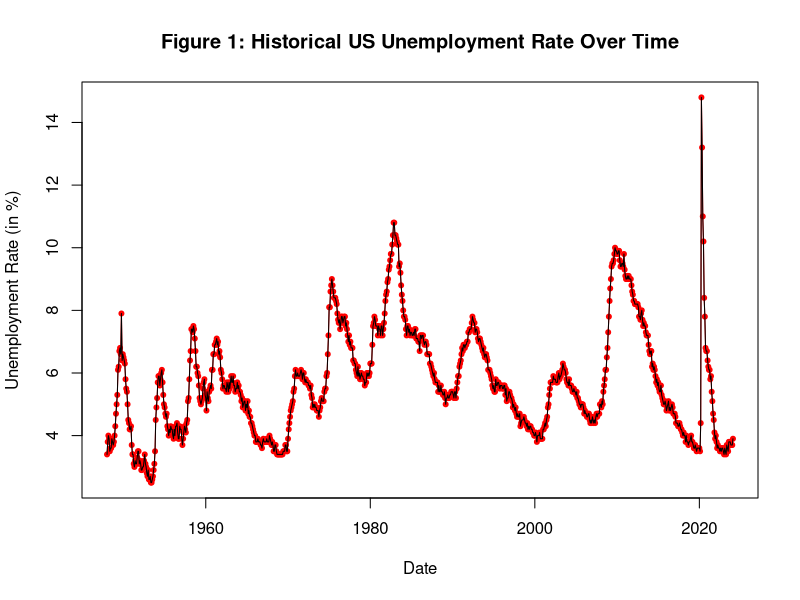
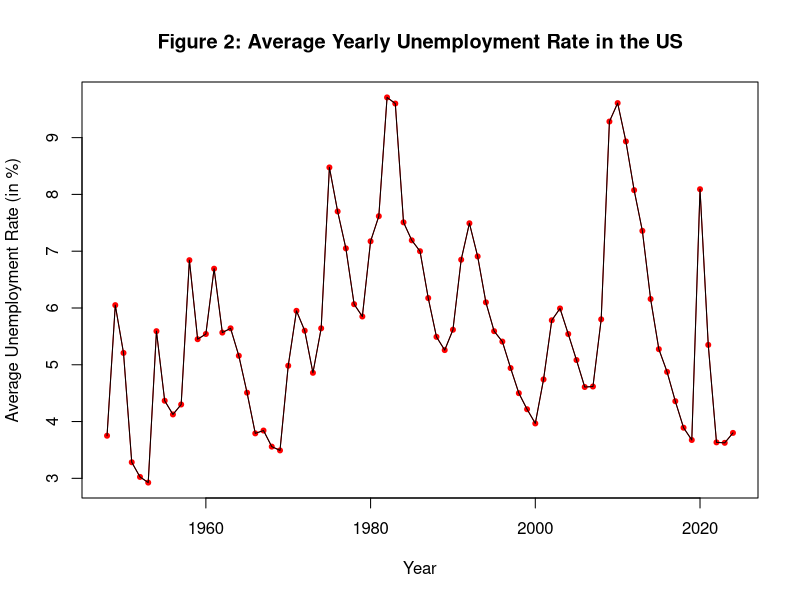
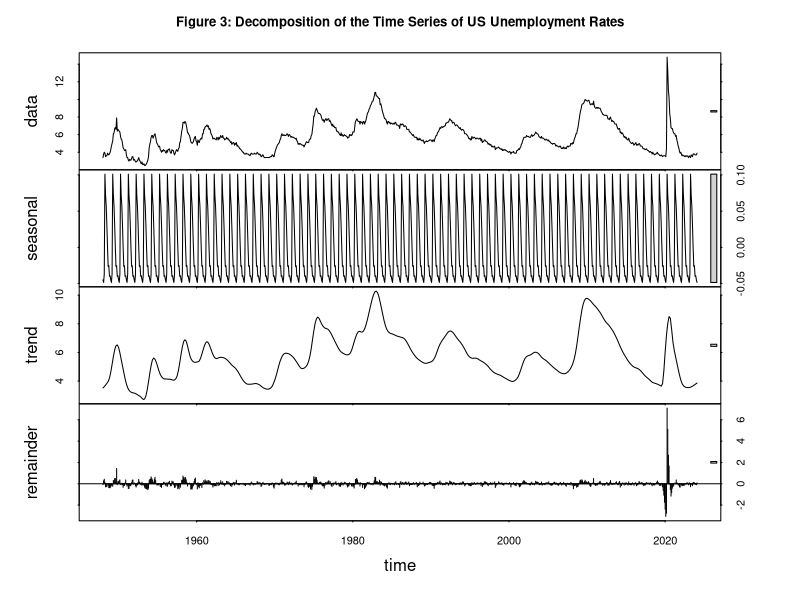

Write R code to recreate these figures, in order.
## ---- chunk 1

knitr::opts_chunk$set(echo = TRUE, warning = FALSE, message = FALSE)
library(dplyr)
library(ggplot2)
library(readr)
library(tseries)
library(forecast)

## ---- chunk 2

dat <- read_csv("UNRATE.csv")
dat$DATE <- as.Date(dat$DATE)
head(dat)

## ---- chunk 3

plot(dat$DATE, dat$UNRATE, 
     type = "o",
     pch = 20, 
     col = "red", 
     xlab = "Date", 
     ylab = "Unemployment Rate (in %)",
     main = "Figure 1: Historical US Unemployment Rate Over Time")
lines(dat$DATE, dat$UNRATE, col = "black")

## ---- chunk 4

avg_yearly_unrate <- dat |>
  mutate(YEAR = format(DATE, "%Y")) |>  
  group_by(YEAR) |>  
  summarise(Average_Unemployment_Rate = mean(UNRATE, na.rm = TRUE)) 

avg_yearly_unrate$YEAR <- as.numeric(as.character(avg_yearly_unrate$YEAR))

plot(avg_yearly_unrate$YEAR, avg_yearly_unrate$Average_Unemployment_Rate,
     type = "o", 
     pch = 20,
     col = "red", 
     xlab = "Year", 
     ylab = "Average Unemployment Rate (in %)",
     main = "Figure 2: Average Yearly Unemployment Rate in the US")
lines(avg_yearly_unrate$YEAR, avg_yearly_unrate$Average_Unemployment_Rate, col = "black")

## ---- chunk 5

ts_unrate <- ts(dat$UNRATE, start = c(1948, 1), frequency = 12)
decompose_of_ts = stl(ts_unrate, s.window = "periodic")
plot(decompose_of_ts, 
     main = "Figure 3: Decomposition of the Time Series of US Unemployment Rates")

